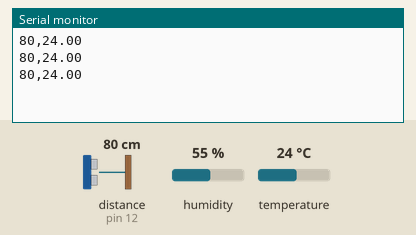
Simulated run of this sketch. Board: Arduino Uno, built with avr-gcc and run on an emulated ATmega328P. Parts: the last lines printed to the serial monitor. Wiring (inferred from the names in the program): ultrasonic range finder: trigger pin 11; echo pin 12. The inputs (shaded band) are chosen by the test bench; at power-on: distance to the obstacle (sensor on pin 12) 80 cm, temperature 24 °C, humidity 55 %. The echo pulse lasts 58.3 µs per cm.

Above: at 1.7 s.
1.8 s: distance to the obstacle (sensor on pin 12) set to 2 cm
At 2.5 s:
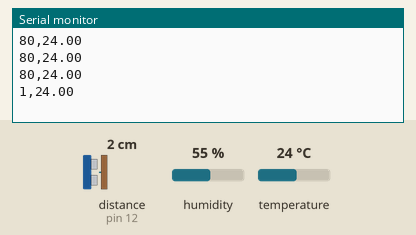
3.3 s: temperature set to 12 °C
At 4.1 s:
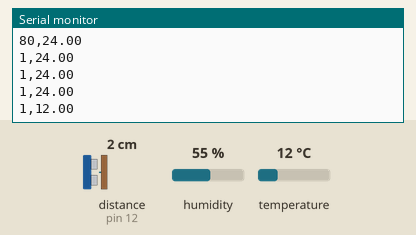
4.8 s: distance to the obstacle (sensor on pin 12) set to 4 cm
At 4.8 s:
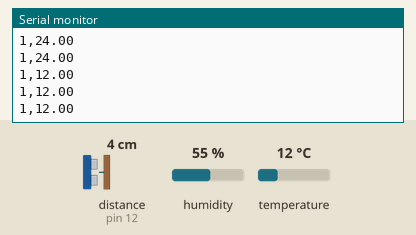
6.3 s: temperature set to 19 °C
At 6.7 s:
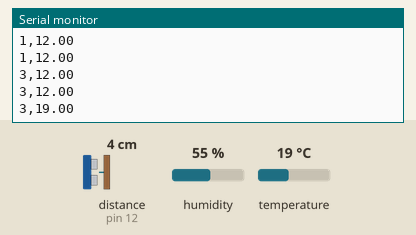
Timing chart, 0 to 8.8 s (numbered marks = the images above; inputs shaded):
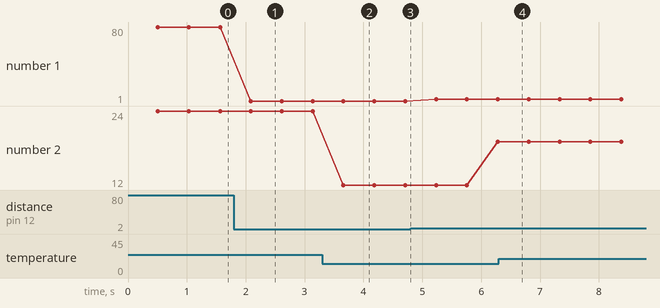

Measured:
- after the input at 1.8 s, the serial monitor: prints a new line after 0.29 s (image 1)
- after the input at 3.3 s, the serial monitor: prints a new line after 0.36 s (image 2)
- plotted number 1: 80 → 1 after the input at 1.8 s, 1 → 3 after the input at 4.8 s
- plotted number 2: 24 → 12 after the input at 3.3 s, 12 → 19 after the input at 4.8 s

The sketch:

arduino.ino
```cpp
#include <dht.h>
#define trigPin 11
#define echoPin 12
#define dht_apin A2 // Analog Pin sensor is connected to
dht DHT;

 void setup(){

  Serial.begin(9600);
  pinMode(trigPin, OUTPUT); //Pin, do ktĂłrego podĹ‚Ä…czymy trig jako wyjĹ›cie
  pinMode(echoPin, INPUT); //a echo, jako wejĹ›cie
  delay(500);//Delay to let system boot

}

void loop(){

  //Start of Program


 long czas, dystans;

  digitalWrite(trigPin, LOW);
  delayMicroseconds(2);
  digitalWrite(trigPin, HIGH);
  delayMicroseconds(10);
  digitalWrite(trigPin, LOW);

  czas = pulseIn(echoPin, HIGH);
  dystans = czas / 58;

  Serial.print(dystans);
  Serial.print(",");
  DHT.read11(dht_apin);
  Serial.print(DHT.temperature);
  Serial.println();


  delay(500);


}
```
